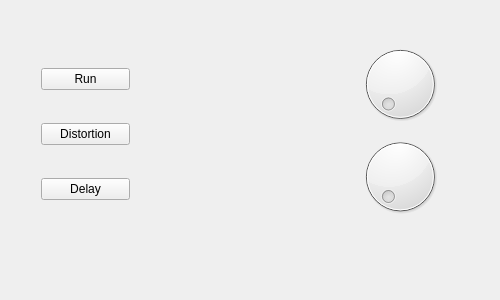
<?xml version="1.0" encoding="UTF-8"?>
<ui version="4.0">
 <class>MainWindow</class>
 <widget class="QMainWindow" name="MainWindow">
  <property name="geometry">
   <rect>
    <x>0</x>
    <y>0</y>
    <width>500</width>
    <height>300</height>
   </rect>
  </property>
  <property name="minimumSize">
   <size>
    <width>500</width>
    <height>300</height>
   </size>
  </property>
  <property name="maximumSize">
   <size>
    <width>500</width>
    <height>300</height>
   </size>
  </property>
  <property name="windowTitle">
   <string>MainWindow</string>
  </property>
  <widget class="QWidget" name="centralWidget">
   <property name="minimumSize">
    <size>
     <width>500</width>
     <height>300</height>
    </size>
   </property>
   <property name="maximumSize">
    <size>
     <width>500</width>
     <height>300</height>
    </size>
   </property>
   <widget class="QWidget" name="verticalLayoutWidget">
    <property name="geometry">
     <rect>
      <x>320</x>
      <y>30</y>
      <width>160</width>
      <height>201</height>
     </rect>
    </property>
    <layout class="QVBoxLayout" name="verticalLayout">
     <item>
      <widget class="QDial" name="dial"/>
     </item>
     <item>
      <widget class="QDial" name="dial_2"/>
     </item>
    </layout>
   </widget>
   <widget class="QWidget" name="verticalLayoutWidget_2">
    <property name="geometry">
     <rect>
      <x>30</x>
      <y>30</y>
      <width>111</width>
      <height>211</height>
     </rect>
    </property>
    <layout class="QVBoxLayout" name="verticalLayout_2">
     <item>
      <widget class="QPushButton" name="pushButton">
       <property name="text">
        <string>Run</string>
       </property>
      </widget>
     </item>
     <item>
      <widget class="QPushButton" name="pushButton_2">
       <property name="text">
        <string>Distortion</string>
       </property>
      </widget>
     </item>
     <item>
      <widget class="QPushButton" name="pushButton_3">
       <property name="text">
        <string>Delay</string>
       </property>
      </widget>
     </item>
    </layout>
   </widget>
  </widget>
 </widget>
 <layoutdefault spacing="6" margin="11"/>
 <resources/>
 <connections/>
</ui>
